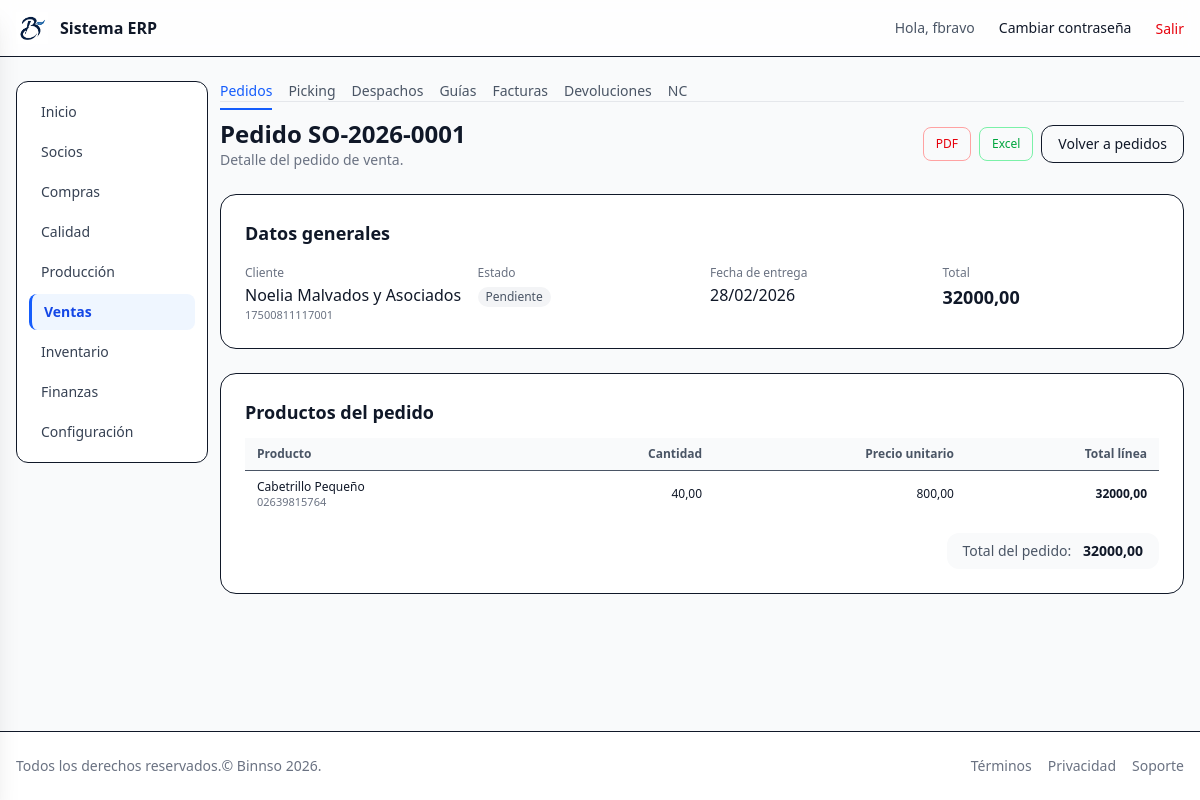
Screenshot of /sales/order/2/ (signed in) with the database file from the repository.
### sales/models.py (models this page shows, shortened)
class SaleOrder(AuditModel):
    code = models.CharField(
        "Código", max_length=50, unique=True,
        help_text="Código interno del pedido (ej. SO-2026-0001)",
    )
    client = models.ForeignKey(
        Partner, on_delete=models.PROTECT,
        related_name="sale_orders",
        verbose_name="Cliente",
        help_text="Cliente que realiza el pedido.",
    )
    status = models.CharField(
        "Estado", max_length=20,
        choices=SaleOrderStatus.choices,
        default=SaleOrderStatus.PENDING,
    )
    created_at = models.DateTimeField("Fecha de creación", auto_now_add=True)
    updated_at = models.DateTimeField("Fecha de actualización", auto_now=True)
    delivery_date = models.DateField("Fecha de entrega", help_text="Fecha de entrega del pedido.")
    delivery_address = models.CharField("Dirección de entrega", max_length=300, blank=True)
    delivery_city = models.CharField("Ciudad de entrega", max_length=100, blank=True)
    delivery_phone = models.CharField("Teléfono de contacto", max_length=50, blank=True)
    notes = models.TextField("Notas", blank=True, null=True)
    payment_method = models.CharField("Método de pago", max_length=50, blank=True, null=True)
    class Meta:
        verbose_name = "Pedido de venta"
        verbose_name_plural = "Pedidos de venta"
        ordering = ["-created_at"]
    def get_total(self):
        return sum(line.total_price for line in self.lines.all())
    @property
    def can_be_dispatched(self):
        return self.status == SaleOrderStatus.CONFIRMED

class SaleOrderLine(AuditModel):
    order = models.ForeignKey(SaleOrder, on_delete=models.CASCADE, related_name="lines", verbose_name="Pedido")
    product = models.ForeignKey(Product, on_delete=models.PROTECT, related_name="sale_order_lines", verbose_name="Producto")
    quantity = models.DecimalField("Cantidad", max_digits=12, decimal_places=2)
    unit_price = models.DecimalField("Precio unitario", max_digits=12, decimal_places=2)
    total_price = models.DecimalField("Precio total", max_digits=12, decimal_places=2)

### partners/models.py (models this page shows, shortened)
class Partner(AuditModel):
    code = models.CharField(
        "Código interno",
        max_length=20,
        unique=True,
        help_text="Código interno del socio (ej. PRV-001, CLI-100).",
    )
    alt_code = models.CharField(
        "Código alterno",
        max_length=20,
        blank=True,
        null=True,
        help_text="Código alterno o de sistema externo (opcional).",
    )
    identification_type = models.CharField(
        "Tipo de identificación",
        max_length=20,
        choices=IdentificationType.choices,
        default=IdentificationType.RUC,
    )
    identification = models.CharField(
        "Identificación",
        max_length=20,
        help_text="RUC / cédula / pasaporte, según corresponda.",
    )
    trade_name = models.CharField(
        "Nombre comercial",
        max_length=150,
        blank=True,
        help_text="Nombre comercial (si aplica).",
    )
    legal_name = models.CharField(
        "Nombre fiscal / razón social",
        max_length=200,
        help_text="Nombre fiscal que aparece en facturas.",
    )
    category = models.CharField(
        "Categoría",
        max_length=10,
        choices=PartnerCategory.choices,
        default=PartnerCategory.OTHER,
        blank=True,
    )
    company_type = models.CharField(
        "Tipo de empresa",
        max_length=20,
        choices=CompanyType.choices,
        default=CompanyType.COMPANY,
    )
    is_customer = models.BooleanField("Cliente", default=False)
    is_supplier = models.BooleanField("Proveedor", default=True)
    is_public_entity = models.BooleanField("Entidad pública", default=False)
    credit_limit = models.DecimalField(
        "Crédito máximo",
        max_digits=12,
        decimal_places=2,
        default=0,
    )
    credit_available = models.DecimalField(
        "Crédito disponible",
        max_digits=12,
        decimal_places=2,
        default=0,
    )
    credit_used = models.DecimalField(
        "Crédito utilizado",
        max_digits=12,
        decimal_places=2,
        default=0,
    )
    credit_terms_days = models.PositiveIntegerField(
        "Días de crédito",
        default=0,
        help_text="Plazo de pago en días (0 = contado).",
    )
    retention_profile = models.CharField(
        "Perfil de retención",
        max_length=20,
        choices=RetentionProfile.choices,
        default=RetentionProfile.NONE,
    )
    branch_name = models.CharField(
        "Sucursal",
        max_length=100,
        blank=True,
        help_text="Sucursal asociada (si aplica).",
    )
    address = models.CharField(
        "Dirección",
        max_length=255,
        blank=True,
    )
    city = models.CharField(
        "Ciudad",
        max_length=100,
        blank=True,
    )
    province = models.CharField(
        "Provincia",
        max_length=100,
        blank=True,
    )
    country = models.CharField(
        "País",
        max_length=100,
        blank=True,
        default="Ecuador",
    )
    contact_name = models.CharField(
        "Contacto principal",
        max_length=150,
        blank=True,
    )
    contact_email = models.EmailField(
        "Correo de contacto",
        blank=True,
    )
    contact_phone = models.CharField(
        "Teléfono de contacto",
        max_length=50,
        blank=True,
    )
    website = models.URLField(
        "Sitio web",
        blank=True,
    )
    is_qualified_supplier = models.BooleanField(
        "Proveedor calificado ISO 13485",
        default=False,
    )
    qualification_level = models.CharField(
        "Nivel de calificación",
        max_length=50,
        blank=True,
        help_text="Ejemplo: Crítico / No crítico, A / B / C, etc.",
    )
    qualification_date = models.DateField(
        "Fecha de última calificación",
        blank=True,
        null=True,
    )
    qualification_notes = models.TextField(
        "Notas de calificación",
        blank=True,
    )
    notes = models.TextField(
        "Notas internas",
        blank=True,
    )
    is_active = models.BooleanField(
        "Activo",
        default=True,
    )
    is_carrier = models.BooleanField(
        "Transportista", default=False,
        help_text="Marcar si es proveedor de transporte.",
    )
    vehicle_plate = models.CharField(
        "Placa del vehículo", max_length=20, blank=True,
    )
    driver_name = models.CharField(
        "Nombre del conductor", max_length=200, blank=True,
    )
    driver_identification = models.CharField(
        "Cédula del conductor", max_length=20, blank=True,
    )
    class Meta:
        verbose_name = "Socio (cliente/proveedor)"
        verbose_name_plural = "Socios (clientes y proveedores)"
        ordering = ["trade_name", "legal_name"]

### inventory/models.py (models this page shows, shortened)
class Product(AuditModel):
    product_type = models.CharField(
    max_length=10,
    choices=ProductType.choices,
    default=ProductType.RAW,   # Por defecto materia prima
    )
    code = models.CharField(max_length=50, unique=True ) # codigo uncio de producto
    code_2 = models.CharField(max_length=50, blank=True, null=True)
    name = models.CharField(max_length=200)
    base_unit = models.ForeignKey(   #  unidad técnica base
        Unit,
        on_delete=models.PROTECT,
        related_name="products",
        verbose_name="Unidad base",
    )
    unit_price = models.DecimalField(max_digits=10, decimal_places=4, default=0)
    unit_cost = models.DecimalField(max_digits=10, decimal_places=4,  null=True, blank=True)
    tax_scheme = models.ForeignKey(
        TaxScheme,
        on_delete=models.SET_NULL,
        null=True,
        blank=True,
        related_name="products",
        verbose_name="Esquema tributario",
    )
    provider = models.CharField(max_length=200, blank=True, null=True)
    category = models.CharField(max_length=100, blank=True, null=True)
    brand = models.CharField(max_length=100, blank=True, null=True)
    attribute1 = models.CharField(max_length=100, blank=True, null=True)
    attribute2 = models.CharField(max_length=100, blank=True, null=True)
    is_active = models.BooleanField(default=True)
    lot_prefix = models.CharField(
        max_length=20,
        blank=True,
        null=True,
        help_text="Prefijo para el lote de producción (ej: CAP, CAM, 00101, 00102)."
    )
    use_date_in_lot = models.BooleanField(
        default=True,
        help_text="Si está activo, el lote incluye mes y año de fabricación."
    )
    class Meta:
        ordering = ["name"]
        verbose_name = "Producto"
        verbose_name_plural = "Productos"
        permissions = [
            ("export_product", "Puede exportar productos"),
        ]

### sales/views.py (the view)
# urls.py: path('order/<int:pk>/', views.SaleOrderDetailView.as_view(), name='order_detail'),
class SaleOrderDetailView(LoginRequiredMixin, ModulePermissionMixin, DetailView):
    permission_required = "sales.view_saleorder"
    model = SaleOrder
    template_name = "sales/order_detail.html"
    context_object_name = "order"
    def get_context_data(self, **kwargs):
        ctx = super().get_context_data(**kwargs)
        ctx["total"] = self.object.get_total()
        return ctx

### core/context_processors.py (called while the page is built, shortened)
def module_access(request):
    user = getattr(request, "user", None)
    if user is None or not user.is_authenticated:
        return {"modules": {k: False for k in MODULE_APP_MAP}}
    if user.is_superuser or user.groups.filter(name="admin").exists():
        return {"modules": {k: True for k in MODULE_APP_MAP}}

### core/mixins.py (called while the page is built)
    def has_permission(self):
        user = self.request.user
        if user.is_superuser or user.groups.filter(name="admin").exists():
            return True
        return super().has_permission()

### templates/sales/order_detail.html (shortened to what this page needs)
{% extends "layouts/app.html" %}
{% load static %}
{% block app_content %}
{% include "sales/_nav.html" %}
<div class="mb-6 flex flex-col gap-2 md:flex-row md:items-center md:justify-between">
  <div>
    <h1 class="text-2xl font-semibold">Pedido {{ order.code }}</h1>
    <p class="text-sm text-gray-500">
      Detalle del pedido de venta.
    </p>
  </div>
  <div class="flex flex-col gap-2 md:flex-row md:items-center">
    <a href="{% url 'sales:order_detail_pdf' order.pk %}" target="_blank"
       class="rounded-lg border border-red-300 px-3 py-3 text-xs font-medium text-red-600 hover:bg-red-50 text-center md:py-2"
       title="Exportar PDF">
      PDF
    </a>
    <a href="{% url 'sales:order_detail_excel' order.pk %}"
       class="rounded-lg border border-green-300 px-3 py-3 text-xs font-medium text-green-600 hover:bg-green-50 text-center md:py-2"
       title="Exportar Excel">
      Excel
    </a>
    <a href="{% url 'sales:order_list' %}"
       class="rounded-xl border px-4 py-3 text-sm hover:bg-gray-50 text-center md:py-2">
      Volver a pedidos
    </a>
  </div>
</div>
<div class="mb-6 rounded-2xl border bg-white p-4 md:p-6">
  <h2 class="mb-3 text-lg font-semibold text-gray-900">Datos generales</h2>
  <div class="grid grid-cols-2 gap-4 md:grid-cols-4">
    <div>
      <span class="text-xs text-gray-500">Cliente</span>
      <p class="font-medium text-gray-900">{{ order.client.trade_name }}</p>
      <p class="text-[11px] text-gray-500">{{ order.client.identification|default:"" }}</p>
    </div>
    <div>
      <span class="text-xs text-gray-500">Estado</span>
      <p>
        <span class="inline-flex rounded-full px-2 py-0.5 text-xs font-medium
          {% if order.status == 'CONFIRMED' %}bg-blue-100 text-blue-700
          {% elif order.status == 'DISPATCHED' %}bg-green-100 text-green-700
          {% elif order.status == 'CANCELED' %}bg-red-100 text-red-700
          {% else %}bg-gray-100 text-gray-600{% endif %}">
          {{ order.get_status_display }}
        </span>
      </p>
    </div>
    <div>
      <span class="text-xs text-gray-500">Fecha de entrega</span>
      <p class="font-medium text-gray-900">{{ order.delivery_date|date:"d/m/Y" }}</p>
    </div>
    <div>
      <span class="text-xs text-gray-500">Total</span>
      <p class="text-lg font-semibold text-gray-900">{{ total|floatformat:2 }}</p>
    </div>
  </div>
</div>
<div class="rounded-2xl border bg-white p-4 md:p-6">
  <h2 class="mb-3 text-lg font-semibold text-gray-900">Productos del pedido</h2>
  <div class="hidden md:block overflow-x-auto">
    <table class="min-w-full text-sm">
      <thead>
        <tr class="border-b bg-gray-50 text-xs font-semibold text-gray-600">
          <th class="px-3 py-2 text-left">Producto</th>
          <th class="px-3 py-2 text-right">Cantidad</th>
          <th class="px-3 py-2 text-right">Precio unitario</th>
          <th class="px-3 py-2 text-right">Total línea</th>
        </tr>
      </thead>
      <tbody class="divide-y divide-gray-100">
        {% for line in order.lines.all %}
          <tr class="hover:bg-gray-50">
            <td class="px-3 py-2 text-xs">
              <div class="font-medium text-gray-900">{{ line.product.name }}</div>
              <div class="text-[11px] text-gray-500">{{ line.product.code }}</div>
            </td>
            <td class="px-3 py-2 text-right text-xs text-gray-900">{{ line.quantity }}</td>
            <td class="px-3 py-2 text-right text-xs text-gray-900">{{ line.unit_price }}</td>
            <td class="px-3 py-2 text-right text-xs font-semibold text-gray-900">{{ line.total_price }}</td>
          </tr>
        {% empty %}
          <tr>
            <td colspan="4" class="px-3 py-6 text-center text-gray-500">
              Sin productos registrados.
            </td>
          </tr>
        {% endfor %}
      </tbody>
    </table>
  </div>
  <div class="mt-4 flex justify-end">
    <div class="rounded-xl bg-gray-50 px-4 py-2 text-sm">
      <span class="text-gray-600">Total del pedido:</span>
      <span class="ml-2 font-semibold text-gray-900">{{ total|floatformat:2 }}</span>
    </div>
  </div>
</div>
{% endblock %}

### templates/partials/_navbar.html (shortened to what this page needs)
{% load static %}
<header class="bg-white/80 backdrop-blur border-b">
  <div class="container mx-auto max-w-7xl px-4 py-3 flex items-center justify-between">
    <a href="{% url 'dashboard' %}" class="flex items-center gap-3">
      <img src="{% static 'img/logo.png' %}" alt="Logo" class="h-8 w-8" />
      <span class="font-semibold">Sistema ERP</span>
    </a>
    <nav class="hidden md:flex items-center gap-6">
      {% if request.user.is_authenticated %}
        <span class="text-sm text-gray-600">Hola, {{ request.user.get_username }}</span>
        <a href="{% url 'password_change' %}" class="text-sm hover:underline">Cambiar contraseña</a>
        <form method="post" action="{% url 'logout' %}" class="inline">
          <button type="submit" class="text-sm text-red-600 hover:underline">
          Salir
        </button>
          </form>
      {% else %}
        <a href="{% url 'login' %}" class="text-sm text-blue-600 hover:underline">Iniciar sesión</a>
      {% endif %}
    </nav>
  </div>
</header>

### rows the page displays
SaleOrder: code "SO-2026-0001", client.trade_name "Noelia Malvados y Asociados", client.identification "17500811117001", status "Pendiente", delivery_date "28/02/2026"
SaleOrderLine: product.name "Cabetrillo Pequeño", product.code "02639815764", quantity "40,00", unit_price "800,00", total_price "32000,00"

### other values shown
{{ request.user.get_username }} "fbravo"
{{ total|floatformat:2 }} "32000,00"
